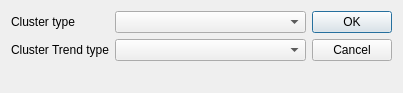
<?xml version="1.0" encoding="UTF-8"?>
<ui version="4.0">
 <class>Classify</class>
 <widget class="QDialog" name="Classify">
  <property name="geometry">
   <rect>
    <x>0</x>
    <y>0</y>
    <width>403</width>
    <height>93</height>
   </rect>
  </property>
  <property name="windowTitle">
   <string>Dialog</string>
  </property>
  <layout class="QHBoxLayout" name="horizontalLayout">
   <item>
    <layout class="QFormLayout" name="formLayout">
     <item row="0" column="0">
      <widget class="QLabel" name="label">
       <property name="text">
        <string>Cluster type</string>
       </property>
      </widget>
     </item>
     <item row="1" column="0">
      <widget class="QLabel" name="label_2">
       <property name="text">
        <string>Cluster Trend type</string>
       </property>
      </widget>
     </item>
     <item row="0" column="1">
      <widget class="QComboBox" name="typebox"/>
     </item>
     <item row="1" column="1">
      <widget class="QComboBox" name="trendbox"/>
     </item>
    </layout>
   </item>
   <item>
    <widget class="QDialogButtonBox" name="buttonBox">
     <property name="orientation">
      <enum>Qt::Vertical</enum>
     </property>
     <property name="standardButtons">
      <set>QDialogButtonBox::Cancel|QDialogButtonBox::Ok</set>
     </property>
    </widget>
   </item>
  </layout>
 </widget>
 <resources/>
 <connections>
  <connection>
   <sender>buttonBox</sender>
   <signal>accepted()</signal>
   <receiver>Classify</receiver>
   <slot>accept()</slot>
   <hints>
    <hint type="sourcelabel">
     <x>248</x>
     <y>254</y>
    </hint>
    <hint type="destinationlabel">
     <x>157</x>
     <y>274</y>
    </hint>
   </hints>
  </connection>
  <connection>
   <sender>buttonBox</sender>
   <signal>rejected()</signal>
   <receiver>Classify</receiver>
   <slot>reject()</slot>
   <hints>
    <hint type="sourcelabel">
     <x>316</x>
     <y>260</y>
    </hint>
    <hint type="destinationlabel">
     <x>286</x>
     <y>274</y>
    </hint>
   </hints>
  </connection>
 </connections>
</ui>
